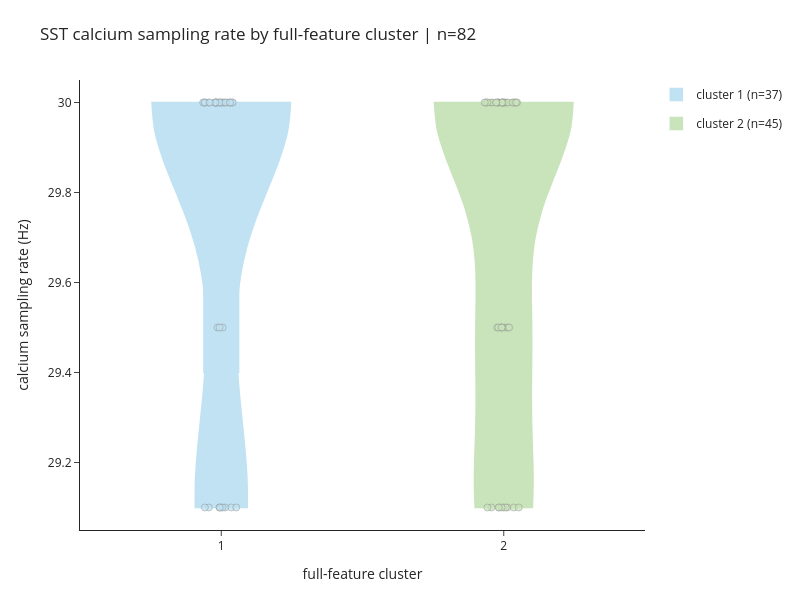

The notebook cell saved with this chart:
### Code cell
# NEW_CELL: SST_CAL_SR_BY_FULL_CLUSTER
# Violin + cell dots of calcium sampling rate by full-feature SST cluster.
# Uses the full clustering table, not the reduced-feature clustering table.

from pathlib import Path
import numpy as np
import pandas as pd
import plotly.graph_objects as go

FULL_CLUSTER_CSV = Path(r'Z:\Adam-Lab-Shared\Data\Michal_Rubin\data_summery\2026\SST\clustering\final\sst_calcium_trace_clusters_clean.csv')
OUT_DIR = FULL_CLUSTER_CSV.parent
OUT_STEM = 'sst_calcium_sampling_rate_by_full_cluster'

if not FULL_CLUSTER_CSV.is_file():
    raise FileNotFoundError(f'Full clustering CSV not found: {FULL_CLUSTER_CSV}')

cal_sr_df = pd.read_csv(FULL_CLUSTER_CSV)
cluster_col = 'hier_cluster' if 'hier_cluster' in cal_sr_df.columns else 'cluster'
fs_col = None
for candidate in ['fs', 'cal_sr_hz', 'calSR', 'CalSR', 'sampling_rate_hz', 'sampling_rate']:
    if candidate in cal_sr_df.columns:
        fs_col = candidate
        break
if fs_col is None:
    raise RuntimeError(f'No calcium sampling-rate column found. Columns: {list(cal_sr_df.columns)}')

path_col = 'folder' if 'folder' in cal_sr_df.columns else ('Link' if 'Link' in cal_sr_df.columns else None)
keep_cols = [cluster_col, fs_col] + ([path_col] if path_col is not None else [])
plot_df = cal_sr_df[keep_cols].copy()
plot_df = plot_df.rename(columns={cluster_col: 'cluster', fs_col: 'cal_sr_hz', path_col: 'folder'} if path_col is not None else {cluster_col: 'cluster', fs_col: 'cal_sr_hz'})
plot_df['cluster'] = pd.to_numeric(plot_df['cluster'], errors='coerce')
plot_df['cal_sr_hz'] = pd.to_numeric(plot_df['cal_sr_hz'], errors='coerce')
plot_df = plot_df[np.isfinite(plot_df['cluster']) & np.isfinite(plot_df['cal_sr_hz'])].copy()
plot_df['cluster'] = plot_df['cluster'].astype(int).astype(str)

clusters = sorted(plot_df['cluster'].unique(), key=lambda x: int(x) if str(x).isdigit() else str(x))
color_map = {'1': '#74c0e3', '2': '#88c36a'}

fig = go.Figure()
for cluster in clusters:
    sub = plot_df.loc[plot_df['cluster'] == cluster].copy()
    fig.add_trace(go.Violin(
        x=[cluster] * len(sub),
        y=sub['cal_sr_hz'],
        name=f'cluster {cluster} (n={len(sub)})',
        legendgroup=f'cluster {cluster}',
        points='all',
        pointpos=0,
        jitter=0.28,
        box_visible=True,
        meanline_visible=True,
        scalemode='width',
        spanmode='hard',
        marker=dict(size=7, color=color_map.get(cluster, '#888888'), line=dict(width=0.6, color='black'), opacity=0.75),
        line=dict(color=color_map.get(cluster, '#888888'), width=1.6),
        fillcolor=color_map.get(cluster, '#888888'),
        opacity=0.45,
        hovertemplate='cluster=%{x}<br>cal SR=%{y:.4g} Hz<extra></extra>',
    ))

fig.update_layout(
    title=f'SST calcium sampling rate by full-feature cluster | n={len(plot_df)}',
    template='simple_white',
    width=800,
    height=600,
    margin=dict(l=80, r=40, t=80, b=70),
    showlegend=True,
)
fig.update_xaxes(title_text='full-feature cluster', categoryorder='array', categoryarray=clusters)
fig.update_yaxes(title_text='calcium sampling rate (Hz)', zeroline=False)

values_csv = OUT_DIR / f'{OUT_STEM}_values.csv'
html_path = OUT_DIR / f'{OUT_STEM}.html'
svg_path = OUT_DIR / f'{OUT_STEM}.svg'
png_path = OUT_DIR / f'{OUT_STEM}.png'

plot_df.to_csv(values_csv, index=False)
fig.write_html(html_path)
try:
    fig.write_image(svg_path)
    fig.write_image(png_path, scale=3)
except Exception as exc:
    print(f'[WARN] Could not export SVG/PNG. HTML and values CSV were saved. Reason: {exc}')

print(f'Saved values: {values_csv}')
print(f'Saved HTML: {html_path}')
print(f'Saved SVG: {svg_path if svg_path.exists() else "not written"}')
fig.show()

### Figure 1 — Plotly figure (JSON) as saved in the notebook; plotly's stock layout.template omitted (floating-point values rounded to 4 significant figures)
{"data": [{"box": {"visible": true}, "fillcolor": "#74c0e3", "hovertemplate": "cluster=%{x}<br>cal SR=%{y:.4g} Hz<extra></extra>", "jitter": 0.28, "legendgroup": "cluster 1", "line": {"color": "#74c0e3", "width": 1.6}, "marker": {"color": "#74c0e3", "line": {"color": "black", "width": 0.6}, "opacity": 0.75, "size": 7}, "meanline": {"visible": true}, "name": "cluster 1 (n=37)", "opacity": 0.45, "pointpos": 0, "points": "all", "scalemode": "width", "spanmode": "hard", "type": "violin", "x": ["1", "1", "1", "1", "1", "1", "1", "1", "1", "1", "1", "1", "1", "1", "1", "1", "1", "1", "1", "1", "1", "1", "1", "1", "1", "1", "1", "1", "1", "1", "1", "1", "1", "1", "1", "1", "1"], "y": [30, 30, 30, 30, 30, 30, 30, 30, 30, 30, 30, 30, 30, 30, 30, 30, 30, 30, 30, 30, 30, 30, 30, 30, 30, 29.5, 29.5, 29.5, 29.1, 29.1, 29.1, 29.1, 29.1, 29.1, 29.1, 29.1, 29.1]}, {"box": {"visible": true}, "fillcolor": "#88c36a", "hovertemplate": "cluster=%{x}<br>cal SR=%{y:.4g} Hz<extra></extra>", "jitter": 0.28, "legendgroup": "cluster 2", "line": {"color": "#88c36a", "width": 1.6}, "marker": {"color": "#88c36a", "line": {"color": "black", "width": 0.6}, "opacity": 0.75, "size": 7}, "meanline": {"visible": true}, "name": "cluster 2 (n=45)", "opacity": 0.45, "pointpos": 0, "points": "all", "scalemode": "width", "spanmode": "hard", "type": "violin", "x": ["2", "2", "2", "2", "2", "2", "2", "2", "2", "2", "2", "2", "2", "2", "2", "2", "2", "2", "2", "2", "2", "2", "2", "2", "2", "2", "2", "2", "2", "2", "2", "2", "2", "2", "2", "2", "2", "2", "2", "2", "2", "2", "2", "2", "2"], "y": [30, 30, 30, 30, 30, 30, 30, 30, 30, 30, 30, 30, 30, 30, 30, 30, 30, 30, 30, 30, 30, 30, 30, 30, 30, 29.1, 30, 29.1, 29.1, 29.5, 29.5, 29.5, 29.5, 29.5, 29.5, 29.5, 29.5, 29.5, 29.1, 29.1, 29.1, 29.1, 29.1, 29.1, 29.1]}], "layout": {"height": 600, "margin": {"b": 70, "l": 80, "r": 40, "t": 80}, "showlegend": true, "title": {"text": "SST calcium sampling rate by full-feature cluster | n=82"}, "width": 800, "xaxis": {"categoryarray": ["1", "2"], "categoryorder": "array", "title": {"text": "full-feature cluster"}}, "yaxis": {"title": {"text": "calcium sampling rate (Hz)"}, "zeroline": false}}}
